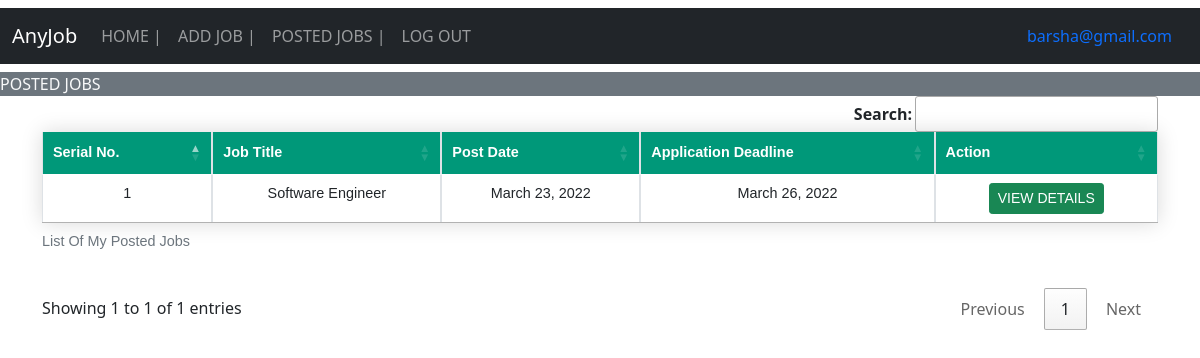
Screenshot of /job_list (signed in) with the database file from the repository.
### job/models.py (models this page shows, shortened)
class Job(models.Model):
    title = models.CharField(max_length=50,null=True)
    description = models.CharField(max_length=200,null=True)
    education = models.CharField(max_length=200,null=True)
    post_date = models.DateField()
    deadline = models.DateField()
    salary = models.CharField(max_length=50,null=True)
    vacancy = models.CharField(max_length=50,null=True)
    experience = models.CharField(max_length=100,null=True)
    skill = models.CharField(max_length=100,null=True)
    location = models.CharField(max_length=100,null=True)
    employer= models.ForeignKey(Employer, on_delete=CASCADE,null=True)
    student= models.ManyToManyField(Candidate)

### job/views.py (the view)
# urls.py: path('job_list', views.job_list, name="job_list"),
def job_list(request):
    if not request.user.is_authenticated:
        return redirect('employer_login')
    user = request.user
    employer = Employer.objects.get(user=user)
    job = Job.objects.filter(employer=employer)
    d = {'job':job}
    return render(request, 'job_list.html', d)

### job/templates/job_list.html (shortened to what this page needs)
{% extends 'employer_navigation.html' %}
{% block head %}
<link href="/static/css/table.css" rel="stylesheet">
{% endblock head %}
{% block body %}
<marquee class="bg-secondary text-light" width="100%" direction="right" height="25px">
  POSTED JOBS
</marquee>
<div class="container">
<table class=" my-4 table table-hover table-bordered styled-table" id="example">
    <caption>List Of My Posted Jobs</caption>
    <thead>
        <tr>
            <th>Serial No.</th>
            <th>Job Title</th>
            <th>Post Date</th>
            <th>Application Deadline</th>
            <th>Action</th>
        </tr>
    </thead>
    <tbody>
        {% for i in job %}
        <tr>
            <td>{{forloop.counter}}</td>
            <td>{{i.title}}</td>
            <td>{{i.post_date}}</td>
            <td>{{i.deadline}}</td>
            <td><a href="{% url 'job_profile_employer' i.id %}" class="btn btn-success btn-sm">VIEW DETAILS</a></td>
        </tr>
        {% endfor %}
    </tbody>
</table>
</div>
{% endblock body %}

### job/templates/employer_navigation.html (shortened to what this page needs)
<!doctype html>
<html lang="en">
  <head>
    <link href="https://cdn.jsdelivr.net/npm/bootstrap@5.0.1/dist/css/bootstrap.min.css" rel="stylesheet">
    <link rel="stylesheet" href="//cdn.datatables.net/1.10.24/css/jquery.dataTables.min.css">
    <link rel="stylesheet" href="https://cdn.datatables.net/buttons/1.7.0/css/buttons.dataTables.min.css">
    {% block head %} {% endblock head %}
  </head>
  <body>
    <nav class="navbar navbar-expand-lg navbar-dark bg-dark my-2">
        <div class="container-fluid">
          <a class="navbar-brand">AnyJob</a>
          <div class="collapse navbar-collapse" id="navbarSupportedContent">
            <ul class="navbar-nav me-auto mb-2 mb-lg-0">
              <li class="nav-item">
                <a class="nav-link" aria-current="page" href="/employer_home">HOME  |</a>
              </li>
              <li class="nav-item">
                <a class="nav-link" href="/add_job">ADD JOB  |</a>
              </li>
              <li class="nav-item">
                <a class="nav-link" href="/job_list">POSTED JOBS  |</a>
              </li>
              <li class="nav-item">
                <a class="nav-link" href="/logout_employer">LOG OUT</a>
              </li>
            </ul>
            <li class="nav-item d-flex">
                <a class="nav-link" href="/employer_home"> {{request.user.username}} </a>
            </li>
          </div>
        </div>
      </nav>
      {% block body %} {% endblock body %}
  </body>
</html>

### job/static/css/table.css (style rules this page uses)
.styled-table { border-collapse: collapse; margin: 25px 0; font-size: 0.9em; font-family: sans-serif; min-width: 400px; box-shadow: 0 0 20px rgba(0, 0, 0, 0.15); }
.styled-table thead tr { background-color: #009879; color: #ffffff; text-align: left; }
.styled-table th, .styled-table td { padding: 12px 15px; }
.styled-table tbody tr { border-bottom: 1px solid #dddddd; }
.styled-table tbody tr:last-of-type { border-bottom: 2px solid #009879; }
th,td { text-align: center; }

### rows the page displays
Job: title "Software Engineer", post_date "March 23, 2022", deadline "March 26, 2022"

### other values shown
{{ request.user.username }} "barsha@gmail.com"
